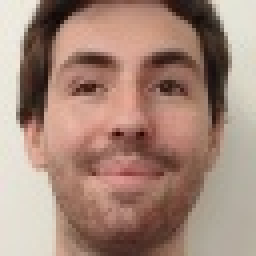
#> input picture ressource/dataset/aligned/dataset3/face03_21.jpg, 64 x 64 px, given in place of face01_16.jpg, which was not available (shown 4 times larger)
$ python pre3.py
#> lines starting #> are read from the running program, lines starting #| are printed output that depends on the picture; pictures that were not available may be replaced by others from this repository, and a replacement may not be noted
# import the opencv library
import cv2


# define a video capture object
#vid = cv2.VideoCapture(0)
face_cascade = cv2.CascadeClassifier('haarcascade_frontalface_default.xml')


i = 88
offs = 0

def open(i ,j):

#> called with i = 1, j = 16
        frame = cv2.imread('ressource/dataset/dataset3/face'+format(i, '02d')+"_"+format(j, '02d')+'.jpg')
#> frame is the input picture: shape (64, 64, 3); mean B, G, R 122.3, 136, 165.7

        gray = cv2.cvtColor(frame, cv2.COLOR_BGR2GRAY)
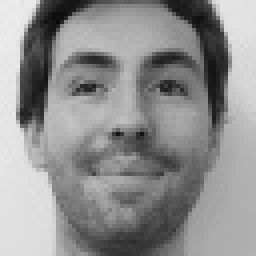
#> gray: shape (64, 64) (shown 4 times larger); min 8, max 236, mean 143.3

        faces = face_cascade.detectMultiScale(gray, 1.1, 4)
#> faces = [[6, 1, 53, 53]]


        hmax =-1
        indice = -1
        ind = 0
        offset =0
        for face in faces:
            if (face[2]+face[3]) > hmax :
                hmax = face[2]+face[3]
                indice = ind
            ind+=1
#> this loop made 1 pass
#> (face, hmax, indice, ind) on pass 1: ([6, 1, 53, 53], 106, 0, 1)
#> after the loop, hmax = 106; ind = 1; indice = 0

        if indice != -1 :
            x= faces[indice][0]
#> x = 6
            y =faces[indice][1]
#> y = 1
            w=faces [indice][2]
#> w = 53
            h=faces [indice][3]
#> h = 53
            frame = frame[y+offset:y+h+offset//2, x+offset//4:x+w-offset//4]
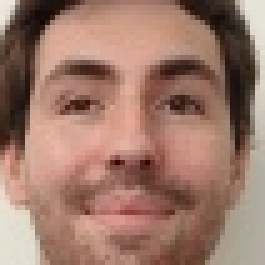
#> frame: shape (53, 53, 3) (shown 5 times larger); mean B, G, R 106.6, 120.9, 157.8

        else:
            print(indice)

        frame = cv2.resize(frame, (64,64), interpolation = cv2.INTER_AREA)
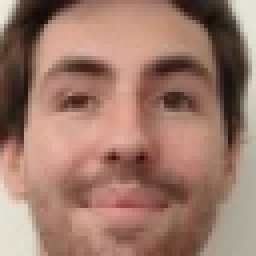
#> frame: shape (64, 64, 3) (shown 4 times larger); mean B, G, R 106.5, 120.8, 157.7

        #print(i)

        #print(format(i, '02d')+'_'+format(j, '02d'))

        cv2.imwrite("ressource/dataset/database25/face"+format(i, '02d')+'_'+format(j, '02d')+".jpg", frame)
for i in range(1,20):
    if i in [3,10,16]:
        for j in range(6,26) :
            open(i ,j)
    elif i != 8:
        for j in range(16,26) :
#> (the run stopped early here; a loop or call above may not have finished)

$ run again, on ressource/dataset/aligned/dataset3/face10_17.jpg
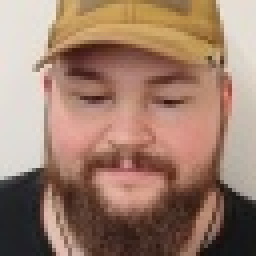
#> input picture ressource/dataset/aligned/dataset3/face10_17.jpg, 64 x 64 px, given in place of face01_16.jpg, which was not available (shown 4 times larger)
#> in open, frame is the input picture: shape (64, 64, 3); mean B, G, R 108.8, 126.2, 157.7
#> in open, `gray = cv2.cvtColor(frame, cv2.COLOR_BGR2GRAY)`:
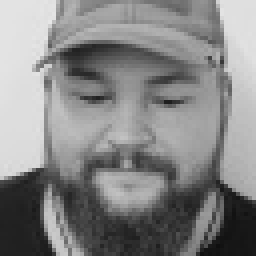
#> gray: shape (64, 64) (shown 4 times larger); min 15, max 230, mean 133.6
#> faces = [[8, 5, 51, 51]]
#> the loop in open, `for face in faces:` made 1 pass
#> (face, hmax, indice, ind) on pass 1: ([8, 5, 51, 51], 102, 0, 1)
#> after the loop in open, `for face in faces:`: hmax = 102; ind = 1; indice = 0
#> x = 8
#> y = 5
#> w = 51
#> in open, `frame = cv2.resize(frame, (64,64), interpolation = cv2.INTER_AREA)`:
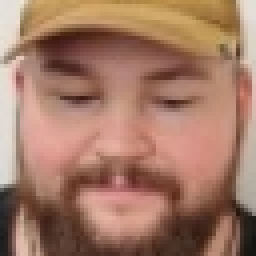
#> frame: shape (64, 64, 3) (shown 4 times larger); mean B, G, R 101.6, 121.2, 162.7

$ run again, on ressource/dataset/aligned/dataset3/face11_18.jpg
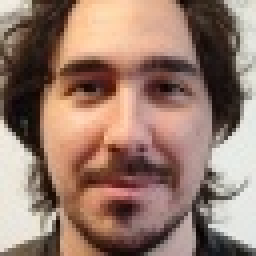
#> input picture ressource/dataset/aligned/dataset3/face11_18.jpg, 64 x 64 px, given in place of face01_16.jpg, which was not available (shown 4 times larger)
#> in open, frame is the input picture: shape (64, 64, 3); mean B, G, R 109.2, 122.8, 151.6
#> in open, `gray = cv2.cvtColor(frame, cv2.COLOR_BGR2GRAY)`:
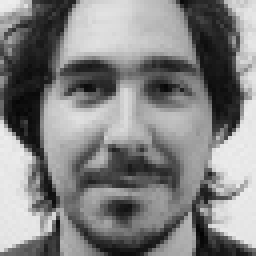
#> gray: shape (64, 64) (shown 4 times larger); min 3, max 238, mean 129.9
#> faces = [[5, 2, 54, 54]]
#> the loop in open, `for face in faces:` made 1 pass
#> (face, hmax, indice, ind) on pass 1: ([5, 2, 54, 54], 108, 0, 1)
#> after the loop in open, `for face in faces:`: hmax = 108; ind = 1; indice = 0
#> x = 5
#> y = 2
#> w = 54
#> in open, `frame = cv2.resize(frame, (64,64), interpolation = cv2.INTER_AREA)`:
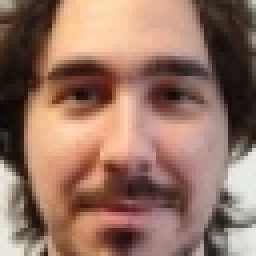
#> frame: shape (64, 64, 3) (shown 4 times larger); mean B, G, R 99, 114, 149

$ run again, on ressource/dataset/aligned/dataset3/face15_21.jpg
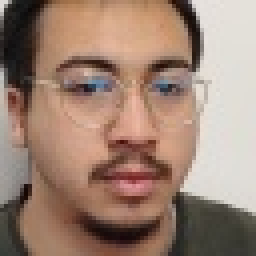
#> input picture ressource/dataset/aligned/dataset3/face15_21.jpg, 64 x 64 px, given in place of face01_16.jpg, which was not available (shown 4 times larger)
#> in open, frame is the input picture: shape (64, 64, 3); mean B, G, R 115.6, 130.7, 157.5
#> in open, `gray = cv2.cvtColor(frame, cv2.COLOR_BGR2GRAY)`:
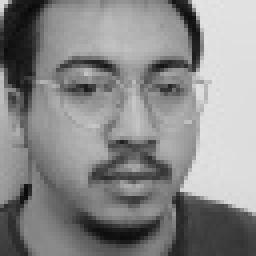
#> gray: shape (64, 64) (shown 4 times larger); min 8, max 229, mean 137
#> faces = [[6, 2, 52, 52]]
#> the loop in open, `for face in faces:` made 1 pass
#> (face, hmax, indice, ind) on pass 1: ([6, 2, 52, 52], 104, 0, 1)
#> after the loop in open, `for face in faces:`: hmax = 104; ind = 1; indice = 0
#> x = 6
#> y = 2
#> w = 52
#> in open, `frame = cv2.resize(frame, (64,64), interpolation = cv2.INTER_AREA)`:
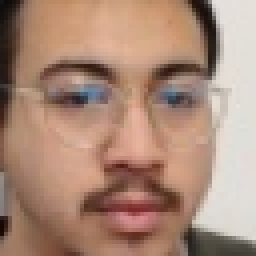
#> frame: shape (64, 64, 3) (shown 4 times larger); mean B, G, R 120.2, 137.7, 170.6
